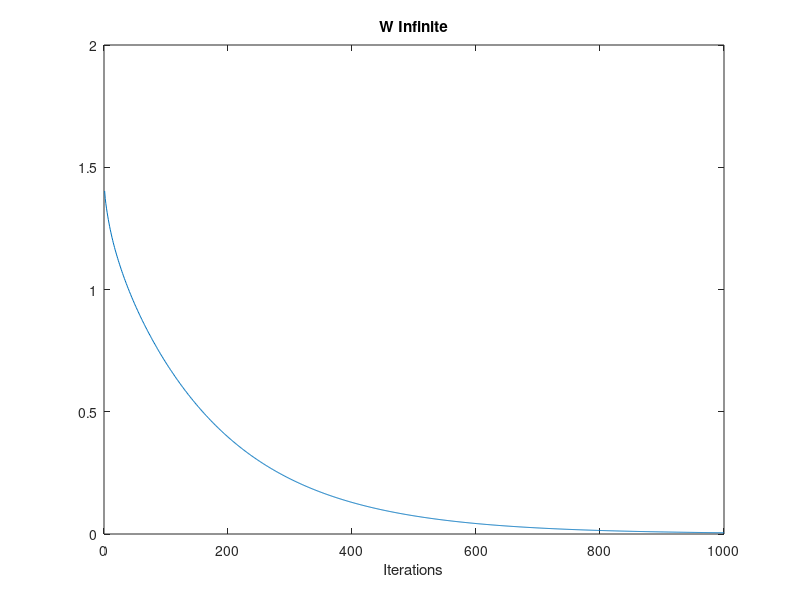

Reproduce this figure in MATLAB.
% John Fulgoni
% Homework 5
% Problem 5 Part 1 Markov Chains

clc;
clear;
close all;

load('CFB2014.mat');

%% Initialize Random Walk Matrix

M = zeros(759,759);

for g = 1 : size(scores,1)
    team1 = scores(g,1);
    team2 = scores(g,3);
    
    score1 = scores(g,2);
    score2 = scores(g,4);
    
    if(score1 > score2)
        won1 = 1;
        won2 = 0;
    else
        won1 = 0;
        won2 = 1;
    end
    
    M(team1,team1) = M(team1,team1) + won1 + (score1/(score1+score2));
    M(team2,team2) = M(team2,team2) + won2 + (score2/(score1+score2));
    M(team1,team2) = M(team1,team2) + won2 + (score2/(score1+score2));
    M(team2,team1) = M(team2,team1) + won1 + (score1/(score1+score2));
end

% normalize the rows so they sum to 1
for row = 1 : size(M,1)
    sum_row = sum(M(row,:));
    M(row,:) = M(row,:)/sum_row;
end

%% Iterate through values of T

t_values = [10,100,200,500,1000];
best20 = cell(21,5);
winfinite = zeros(1000,1); %store values of l1 norm


for iter = 1 : 5
w = zeros(1,759);
%uniform distribution to start
for i = 1 : size(w,2)
    w(i) = 1/759;
end

[V,~] = eigs(M',1);
u1 = V(:,1); %first column
u1sum = sum(u1); %get sum

T = t_values(iter);
for t = 1 : T
    w = w * M;
    if(iter==5) % only care if T=1000
        %wt = (w - u1')/u1sum;
        wt = w - (u1'/u1sum);
        winfinite(t) = norm(wt,1);
    end
end

[~, I] = sort(w,'descend');

best20{1,iter} = num2str(T);

for b = 2 : 21
    best20(b,iter) = legend(I(b-1));
end

end

figure;
plot(winfinite);
title('W Infinite');
xlabel('Iterations');

disp(best20);

%matrix2latex(best20,'store.txt');